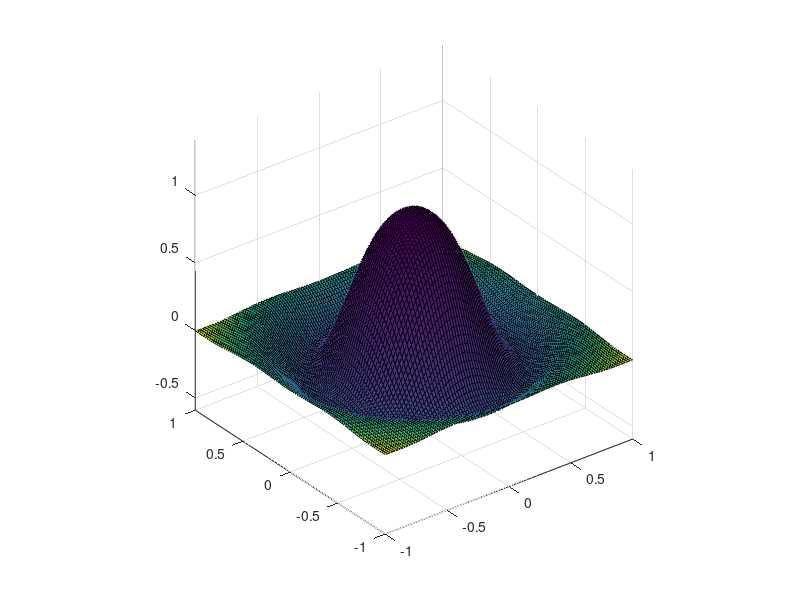

MATLAB code for this plot: (Note: this script raises an error after producing the figure.)
0
x = repmat(linspace(-1,1),[100,1]);
y = x';
r = x.^2+y.^2;
z = exp(-r*3).*cos(5*r);
c = r;
surf(x,y,z,c)
axis equal
view(3)
mprint surf1
